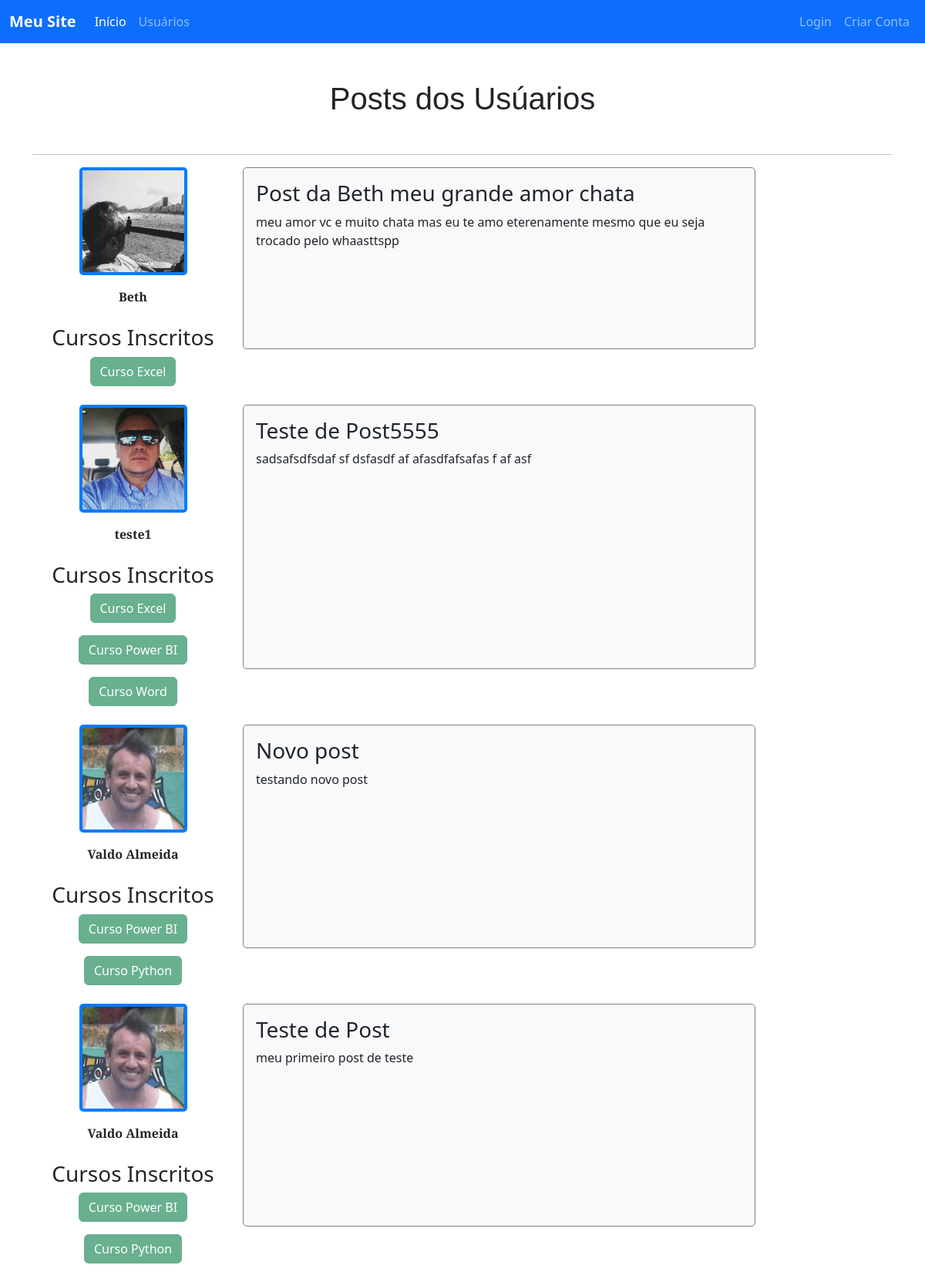
The page / on the database its author committed.
### meusite/models.py (models this page shows, shortened)
class Post(database.Model):
    id = database.Column(database.Integer, primary_key=True)  # ID do post, chave primária
    titulo = database.Column(database.String, nullable=False)  # Título do post, obrigatório
    corpo = database.Column(database.Text, nullable=False)  # Corpo do post (conteúdo), obrigatório
    data_criacao = database.Column(database.DateTime, nullable=False, default=datetime.utcnow)  # Data de criação, com valor padrão sendo o momento atual
    id_usuario = database.Column(database.Integer, database.ForeignKey('usuario.id'), nullable=False)  # ID do usuário, chave estrangeira referenciando o modelo `Usuario`

class Usuario(database.Model, UserMixin):
    id = database.Column(database.Integer, primary_key=True)  # ID do usuário, chave primária
    username = database.Column(database.String, nullable=False)  # Nome de usuário, campo obrigatório
    email = database.Column(database.String, nullable=False, unique=True)  # E-mail do usuário, único e obrigatório
    senha = database.Column(database.String, nullable=False)  # Senha do usuário, obrigatória
    foto_perfil = database.Column(database.String, default='default.jpg', nullable=False)  # Foto de perfil, com valor padrão
    posts = database.relationship('Post', backref='autor_post', lazy=True)  # Relacionamento com o modelo `Post`
    cursos = database.Column(database.String, nullable=False, default='Não Informado')  # Cursos do usuário, com valor padrão

### meusite/routes.py (the view)
@app.route('/')
def meuSite():
    post = Post.query.order_by(Post.id.desc())
    return render_template('home.html', post=post)

### meusite/templates/home.html
{% extends 'base.html' %}
{% block body %}
<div class="container">
    <h1 class="text-center mt-5 mb-5" style="font-family: 'Playfair Display', sans-serif;" >Posts dos Usúarios</h1>
    <hr>
    {% for post in post %}
    <div class="row mb-4">
        <div class="col-12 col-md-3 d-flex flex-column align-items-center">
            <img src="{{ url_for('static', filename='img_perfil/{}'.format(post.autor_post.foto_perfil)) }}"
                 alt="Foto de perfil de {{ post.autor_post.username }}"
                 class="img-fluid"
                 style="width: 140px; height: 140px; object-fit: cover; border: 4px solid #007bff; border-radius: 5px;">
            <strong class="mt-3" style="font-family: 'Playfair Display', sans-serif;">{{ post.autor_post.username }}</strong>
            <div class="mt-4 w-100 text-center">
                <h3>Cursos Inscritos</h3>
                <div class="d-flex flex-wrap justify-content-center gap-3">
                    {% for curso in post.autor_post.cursos.split(';') %}
                    <button type="button" class="btn btn-success" disabled>{{ curso }}</button>
                    {% endfor %}
                </div>
            </div>
        </div>
        <div class="col-12 col-md-7 mt-4 mt-md-0 mb-5 p-3 meupost" style="border-radius: 5px; background-color: #f8f9fa;">
            <a style="text-decoration: none; color: inherit" href="{{ url_for('exibir_post', post_id=post.id) }}"><h3>{{ post.titulo }}</h3></a>
            <p>{{ post.corpo }}</p>
        </div>
    </div>
    {% endfor %}
</div>
{% endblock %}

### meusite/templates/base.html (shortened to what this page needs)
<!DOCTYPE html>
<html lang="pt-br">
<head>
    <link rel="stylesheet" type="text/css" href="{{ url_for('static', filename='main.css') }}">
    <link href="https://cdn.jsdelivr.net/npm/bootstrap@5.3.3/dist/css/bootstrap.min.css"
          rel="stylesheet"
>
</head>
<body>
    {% include 'navbar.html' %}
    {% block body %}
    {% endblock %}
</body>
</html>

### meusite/templates/navbar.html (shortened to what this page needs)
<nav class="navbar navbar-expand-lg navbar-dark bg-primary shadow-sm">
  <div class="container-fluid">
    <a class="navbar-brand" href="/" style="font-weight: bold;">Meu Site</a>
    <div class="collapse navbar-collapse" id="navbarSupportedContent">
      <ul class="navbar-nav me-auto mb-2 mb-lg-0">
        <li class="nav-item">
          <a class="nav-link active" aria-current="page" href="{{ url_for('meuSite') }}">
             Início
          </a>
        </li>
        <li class="nav-item">
          <a class="nav-link" href="{{ url_for('usuario') }}">
             Usuários
          </a>
        </li>
      </ul>
      <ul class="navbar-nav ms-auto d-flex">
        {% if current_user.is_authenticated %}
          <li class="nav-item">
            <a class="nav-link" href="{{ url_for('criar_post') }}">
              <i class="fas fa-pencil-alt"></i> Criar Post
            </a>
          </li>
          <li class="nav-item">
            <a class="nav-link" href="{{ url_for('perfil') }}">
              <i class="fas fa-user"></i> Meu Perfil
            </a>
          </li>
          <li class="nav-item">
            <a class="nav-link" href="{{ url_for('sair') }}">
              <i class="fas fa-sign-out-alt"></i> Sair
            </a>
          </li>
        {% else %}
          <li class="nav-item">
            <a class="nav-link" href="{{ url_for('login') }}">
               Login
            </a>
          </li>
          <li class="nav-item">
            <a class="nav-link" href="{{ url_for('login') }}">
               Criar Conta
            </a>
          </li>
        {% endif %}
      </ul>
    </div>
  </div>
</nav>

### meusite/static/main.css (style rules this page uses)
.meupost { background-color: lightgray; border:1px solid gray; }

### rows shown on the page
Post: foto_perfil (picture), autor_post.username "Beth", titulo "Post da Beth meu grande amor chata", corpo "meu amor vc e muito chata mas eu te amo eterenamente mesmo que eu seja trocado pelo whaasttspp"
Usuario: cursos "Curso Excel"
Post: foto_perfil (picture), autor_post.username "teste1", curso "Curso Excel" "Curso Power BI" "Curso Word", titulo "Teste de Post5555", corpo "sadsafsdfsdaf sf dsfasdf af afasdfafsafas f af asf"
Post: foto_perfil (picture), autor_post.username "Valdo Almeida", curso "Curso Power BI" "Curso Python", titulo "Novo post", corpo "testando novo post"
Post: foto_perfil (picture), autor_post.username "Valdo Almeida", curso "Curso Power BI" "Curso Python", titulo "Teste de Post", corpo "meu primeiro post de teste"
